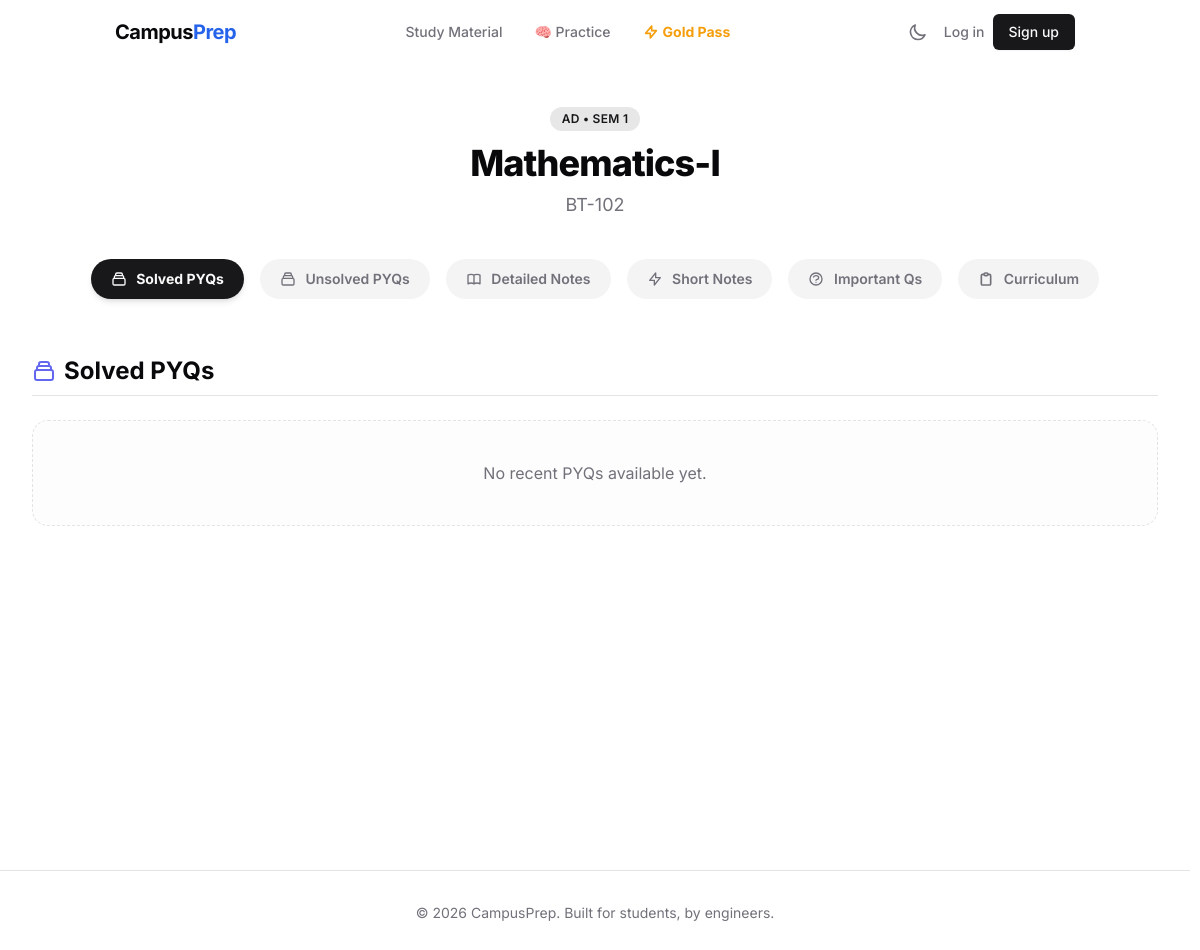
The page /subject/164/ on the database its author committed.
### apps/academics/models.py (models this page shows, shortened)
class Subject(models.Model):
    branch = models.ForeignKey(Branch, on_delete=models.CASCADE, related_name='subjects')
    semester = models.ForeignKey(Semester, on_delete=models.CASCADE, related_name='subjects')
    code = models.CharField(max_length=20, help_text="e.g., CS-402")
    name = models.CharField(max_length=500)
    description = models.TextField(blank=True)
    is_active = models.BooleanField(default=True)
    class Meta:
        unique_together = ('branch', 'semester', 'code')

class Branch(models.Model):
    name = models.CharField(max_length=100, unique=True, help_text="e.g., Computer Science & Engineering")
    code = models.CharField(max_length=20, unique=True, help_text="e.g., CSE")
    is_active = models.BooleanField(default=True)
    class Meta:
        verbose_name_plural = "Branches"

class Semester(models.Model):
    number = models.PositiveSmallIntegerField(unique=True, help_text="1 to 8")
    is_active = models.BooleanField(default=True)

### apps/content/views.py (the view)
# urls.py: path('subject/<int:subject_id>/', views.subject_dashboard, name='subject_dashboard'),
def subject_dashboard(request, subject_id):
    subject = ContentDataService.get_subject_by_id(subject_id)
    if not subject:
        return redirect('home')
    documents = ContentDataService.get_published_documents_for_subject(subject)
    unlocked_doc_ids = UserDataService.get_unlocked_document_ids(request.user, documents)
    pyqs = [doc for doc in documents if doc.document_type == 'PYQ']
    unsolved_pyqs = [doc for doc in documents if doc.document_type == 'UNSOLVED_PYQ']
    notes = [doc for doc in documents if doc.document_type == 'NOTES']
    short_notes = [doc for doc in documents if doc.document_type == 'SHORT_NOTES']
    imp_qs = [doc for doc in documents if doc.document_type == 'IMPORTANT_Q']
    formulas = [doc for doc in documents if doc.document_type == 'FORMULA']
    syllabus = [doc for doc in documents if doc.document_type == 'SYLLABUS']
    crash_courses = [doc for doc in documents if doc.document_type == 'CRASH_COURSE']
    return render(request, 'content/subject_dashboard.html', {
        'subject': subject,
        'documents': documents,
        'pyqs': pyqs,
        'unsolved_pyqs': unsolved_pyqs,
        'notes': notes,
        'short_notes': short_notes,
        'imp_qs': imp_qs,
        'formulas': formulas,
        'syllabus': syllabus,
        'crash_courses': crash_courses,
        'has_gold_pass': False, # Deprecated
        'unlocked_doc_ids': unlocked_doc_ids
    })

### apps/academics/data_services.py (called while the page is built)
    @classmethod
    def get_subject_by_id(cls, subject_id):
        return cls.get_or_set_cache(
            f'subject_{subject_id}',
            lambda: Subject.objects.select_related('branch', 'semester').filter(pk=subject_id).first(),
            timeout=3600
        )

### apps/common/services.py (called while the page is built)
    @staticmethod
    def get_or_set_cache(key: str, callback: Callable, timeout: int = 3600) -> Any:
        data = cache.get(key)
        if data is None:
            logger.debug(f"Cache miss for key: {key}")
            data = callback()
            cache.set(key, data, timeout)
        else:
            logger.debug(f"Cache hit for key: {key}")
        return data

### apps/content/data_services.py (called while the page is built)
    @classmethod
    def get_subject_by_id(cls, subject_id):
        return AcademicsDataService.get_subject_by_id(subject_id)

    @classmethod
    def get_published_documents_for_subject(cls, subject):
        return cls.get_or_set_cache(
            f'subject_documents_{subject.id}',
            lambda: list(ParsedDocument.objects.filter(
                subjects=subject,
                is_published=True
            ).prefetch_related('subjects').order_by('-year', '-created_at')),
            timeout=1800 # Cache for 30 minutes
        )

### apps/users/context_processors.py (called while the page is built, shortened)
def clerk_settings(request):
    publishable_key = settings.CLERK_PUBLISHABLE_KEY
    js_url = "clerk.accounts.dev" # Default
    return {
        'CLERK_PUBLISHABLE_KEY': settings.CLERK_PUBLISHABLE_KEY,
        'CLERK_JS_URL': js_url,
    }

### apps/users/data_services.py (called while the page is built, shortened)
    @staticmethod
    def get_unlocked_document_ids(user, documents):
        if not user.is_authenticated:
            return set()

### templates/content/subject_dashboard.html (shortened to what this page needs)
{% extends "base.html" %}
{% block content %}
<div class="max-w-7xl mx-auto py-10 px-4 sm:px-6 lg:px-8">
    <div class="mb-10 text-center">
        <span class="inline-block px-3 py-1 bg-primary/10 text-primary text-xs font-semibold rounded-full mb-3 tracking-wide">
            {{ subject.branch.code }} • SEM {{ subject.semester.number }}
        </span>
        <h1 class="text-4xl font-extrabold tracking-tight">{{ subject.name }}</h1>
        <p class="text-muted-foreground mt-2 text-lg">{{ subject.code }} {% if subject.description %}- {{ subject.description }}{% endif %}</p>
    </div>
    <div class="mb-10 w-full overflow-x-auto pb-4 scrollbar-hide">
        <div class="flex items-center justify-start md:justify-center space-x-2 md:space-x-4 min-w-max px-2">
            <button onclick="switchTab('tab-pyqs')" id="btn-pyqs" class="tab-btn active px-5 py-2.5 rounded-full text-sm font-bold bg-primary text-primary-foreground shadow-md transition-all whitespace-nowrap">
                Solved PYQs
            </button>
            <button onclick="switchTab('tab-unsolved-pyqs')" id="btn-unsolved-pyqs" class="tab-btn px-5 py-2.5 rounded-full text-sm font-semibold bg-muted text-muted-foreground hover:bg-muted/80 transition-all whitespace-nowrap">
                Unsolved PYQs
            </button>
            <button onclick="switchTab('tab-notes')" id="btn-notes" class="tab-btn px-5 py-2.5 rounded-full text-sm font-semibold bg-muted text-muted-foreground hover:bg-muted/80 transition-all whitespace-nowrap">
                Detailed Notes
            </button>
            <button onclick="switchTab('tab-short-notes')" id="btn-short-notes" class="tab-btn px-5 py-2.5 rounded-full text-sm font-semibold bg-muted text-muted-foreground hover:bg-muted/80 transition-all whitespace-nowrap">
                <svg class="w-4 h-4 inline-block mr-1.5 -mt-0.5" fill="none" viewBox="0 0 24 24" stroke="currentColor"><path stroke-linecap="round" stroke-linejoin="round" stroke-width="2" d="M13 10V3L4 14h7v7l9-11h-7z"></path></svg>
                Short Notes
            </button>
            <button onclick="switchTab('tab-imp-questions')" id="btn-imp-questions" class="tab-btn px-5 py-2.5 rounded-full text-sm font-semibold bg-muted text-muted-foreground hover:bg-muted/80 transition-all whitespace-nowrap">
                Important Qs
            </button>
            <button onclick="switchTab('tab-syllabus')" id="btn-syllabus" class="tab-btn px-5 py-2.5 rounded-full text-sm font-semibold bg-muted text-muted-foreground hover:bg-muted/80 transition-all whitespace-nowrap">
                <svg class="w-4 h-4 inline-block mr-1.5 -mt-0.5" fill="none" viewBox="0 0 24 24" stroke="currentColor"><path stroke-linecap="round" stroke-linejoin="round" stroke-width="2.5" d="M9 5H7a2 2 0 00-2 2v12a2 2 0 002 2h10a2 2 0 002-2V7a2 2 0 00-2-2h-2M9 5a2 2 0 002 2h2a2 2 0 002-2M9 5a2 2 0 012-2h2a2 2 0 012 2"></path></svg>
                Curriculum
            </button>
        </div>
    </div>
    <div class="relative min-h-[50vh]">
        <div id="tab-pyqs" class="tab-content animate-in fade-in slide-in-from-bottom-4 duration-300">
            <div class="flex items-center mb-6 border-b border-border pb-2">
                <h2 class="text-2xl font-bold">Solved PYQs</h2>
            </div>
            <div class="grid grid-cols-1 md:grid-cols-2 lg:grid-cols-3 gap-6">
                {% for doc in pyqs %}
                    <div class="group relative bg-card text-card-foreground rounded-2xl border border-border overflow-hidden transition-all duration-300 hover:shadow-lg hover:-translate-y-1 dark:hover:shadow-primary/5">
                        {% if doc.is_premium and doc.id not in unlocked_doc_ids %}
                        <div class="absolute inset-0 z-10 bg-background/60 backdrop-blur-[2px] flex flex-col items-center justify-center p-6 text-center">
                            <div class="w-12 h-12 bg-white dark:bg-zinc-800 rounded-full flex items-center justify-center shadow-lg border border-border mb-3">
                                <svg class="w-6 h-6 text-amber-500" fill="none" viewBox="0 0 24 24" stroke="currentColor"><path stroke-linecap="round" stroke-linejoin="round" stroke-width="2" d="M12 15v2m-6 4h12a2 2 0 002-2v-6a2 2 0 00-2-2H6a2 2 0 00-2 2v6a2 2 0 002 2zm10-10V7a4 4 0 00-8 0v4h8z"></path></svg>
                            </div>
                            <h4 class="font-bold text-foreground">Unlock {{ doc.title }}</h4>
                            <p class="text-xs text-muted-foreground mt-1 mb-4">Get instant access to complete step-by-step solutions for this paper.</p>
                            <a href="{% if doc.price %}{% url 'checkout_document' doc.id %}{% else %}#{% endif %}" class="bg-amber-500 hover:bg-amber-600 text-white text-xs font-bold py-2 px-4 rounded-full transition-colors shadow-sm mb-2 w-full max-w-[200px]">
                                {% if doc.price %}Buy for ₹{{ doc.price }}{% else %}Unlock Document{% endif %}
                            </a>
                            <a href="{% url 'checkout_gold_pass' %}?branch={{ subject.branch.id }}&semester={{ subject.semester.id }}" class="text-xs text-amber-500 hover:text-amber-600 font-semibold underline underline-offset-2">
                                Or get Gold Pass
                            </a>
                        </div>
                        {% endif %}
                        <div class="p-6">
                            {% if doc.is_premium and doc.id in unlocked_doc_ids %}
                            <div class="absolute top-0 left-0 right-0 h-1 bg-gradient-to-r from-amber-400 to-amber-600 rounded-t-2xl z-20 shadow-[0_4px_12px_rgba(245,158,11,0.5)]"></div>
                            {% endif %}
                            <div class="flex justify-between items-start mb-4">
                                <span class="px-2.5 py-1 bg-indigo-100 text-indigo-800 dark:bg-indigo-900/30 dark:text-indigo-400 text-xs font-bold rounded-lg border border-indigo-200 dark:border-indigo-800">
                                    {{ doc.year|default:"General" }}
                                </span>
                                {% if doc.is_premium and doc.id in unlocked_doc_ids %}
                                <span class="text-[10px] uppercase tracking-wider font-bold text-amber-600 dark:text-amber-500 bg-amber-50 dark:bg-amber-500/10 px-2 py-0.5 rounded-full border border-amber-200 dark:border-amber-500/20 flex items-center">
                                    <svg class="w-3 h-3 mr-1" fill="none" viewBox="0 0 24 24" stroke="currentColor"><path stroke-linecap="round" stroke-linejoin="round" stroke-width="2" d="M8 11V7a4 4 0 118 0m-4 8v2m-6 4h12a2 2 0 002-2v-6a2 2 0 00-2-2H6a2 2 0 00-2 2v6a2 2 0 002 2z"></path></svg>
                                    Unlocked
                                </span>
                                {% endif %}
                            </div>
                            <h3 class="text-lg font-bold mb-2">{{ doc.title }}</h3>
                            <p class="text-sm text-muted-foreground mb-6 line-clamp-2">Complete structured solutions, natively rendered for mobile without zooming.</p>
                            {% if not doc.is_premium or doc.id in unlocked_doc_ids %}
                            <a href="{% url 'read_document' doc.id %}" class="block w-full text-center bg-primary text-primary-foreground hover:bg-primary/90 rounded-lg text-sm font-semibold py-2.5 transition-colors">
                                Read Now
                            </a>
                            {% else %}
                            <div class="w-full text-center bg-muted text-muted-foreground rounded-lg text-sm font-semibold py-2.5 opacity-50 cursor-not-allowed border border-border">
                                <span class="text-amber-500 mr-1">🔒</span> Premium
                            </div>
                            {% endif %}
                        </div>
                    </div>
                {% empty %}
                    <div class="col-span-full text-center py-10 bg-muted/20 border border-dashed border-border rounded-2xl">
                        <p class="text-muted-foreground">No recent PYQs available yet.</p>
                    </div>
                {% endfor %}
            </div>
        </div>
    </div>
</div>
{% endblock %}

### templates/base.html (style rules this page uses)
* { scrollbar-width: thin; scrollbar-color: hsl(var(--muted-foreground) / 0.2) transparent; }

### rows shown on the page
Subject: branch.code "AD", semester.number "1", name "Mathematics-I", code "BT-102"
